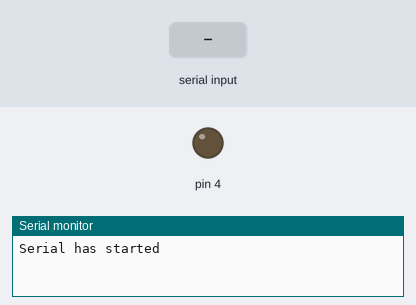
Bench run of a sketch on a simulated Arduino Uno, built with avr-gcc and run on an emulated ATmega328P. Parts: output pins drawn as LEDs (lit = HIGH), the last lines printed to the serial monitor. Inputs (shaded band) come from the test bench.

Above: at 1.5 s.
1.6 s: "a" received over the second serial link
At 2.6 s:
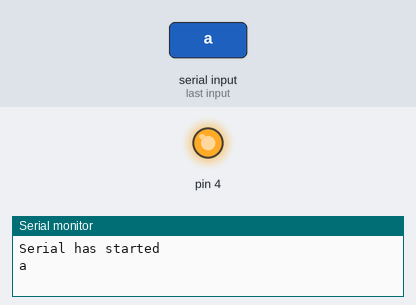
3.1 s: "b" received over the second serial link
At 3.7 s:
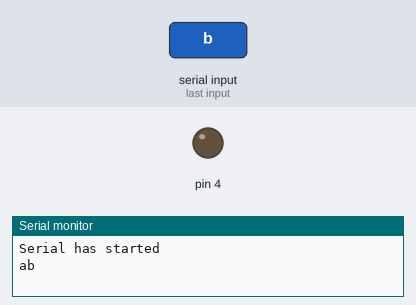
Timing chart, 0 to 6.1 s (numbered marks = the images above; inputs shaded):
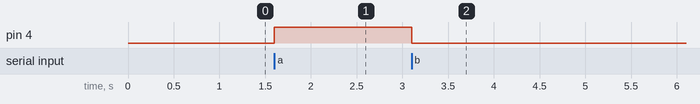

Measured:
- after the input at 1.6 s, pin 4: LOW → HIGH at once
- after the input at 3.1 s, pin 4: HIGH → LOW at once

The sketch:

Menu.ino
```cpp
#include <SoftwareSerial.h>

//bluetooth
int bluetoothTx = 2;
int bluetoothRx = 3;
SoftwareSerial bluetooth(bluetoothTx, bluetoothRx);

void setup() {
  pinMode(4, OUTPUT);
  Serial.begin(9600);
  Serial.println("Serial has started");
  bluetooth.begin(115200);
  bluetooth.print("$$$");
  delay(100);
  bluetooth.println("U,9600,N");
  bluetooth.begin(9600);
  bluetooth.print("$$$");
  delay(100);
  bluetooth.println("D");
  delay(100);
  while (bluetooth.available()) {
    Serial.print((char)bluetooth.read());
  }
  bluetooth.println("---");
  bluetooth.print("stuur a om de led aan te zetten en b om de led uit te zetten");
}

void loop() {
  while (bluetooth.available()) {
    char karakter = (char)bluetooth.read();
    Serial.print(karakter);
    if (karakter == 'a') {
      digitalWrite(4, HIGH);
    }
    if (karakter == 'b') {
      digitalWrite(4, LOW);
    }
  }
  while (Serial.available()) {
    bluetooth.print((char)Serial.read());
  }
}
```
